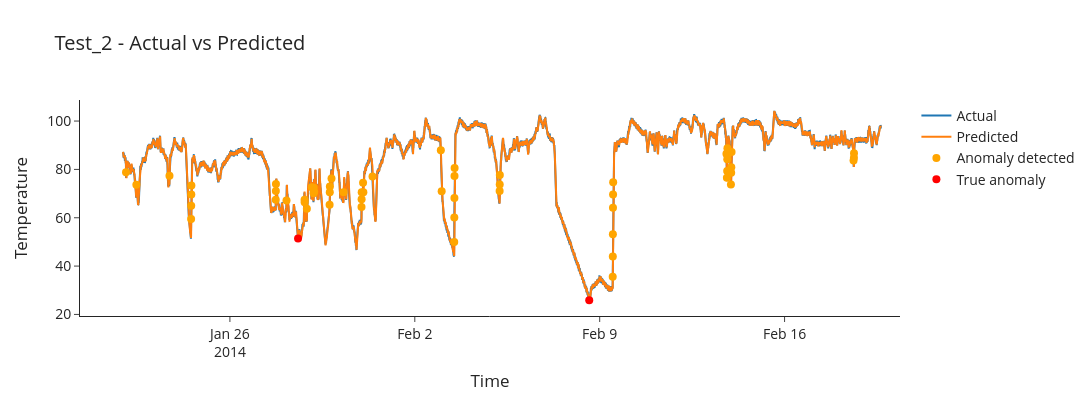

Notebook code cell kept with this figure:
### Markdown cell above
#### Anomaly detection - Anomaly detection with threshold

### Code cell
df_arima_test_2_anomaly_detected = df_arima_test_2[df_arima_test_2['Residual'].abs() >= threshold_resid]
df_arima_test_2_anomaly = df_arima_test_2[df_arima_test_2['anomaly_point'] == 1]

fig = go.Figure()

fig.add_trace(go.Scatter(x=df_arima_test_2['time'],
                         y=df_arima_test_2['value'],
                         name='Actual',
                        )
             )

fig.add_trace(go.Scatter(x=df_arima_test_2['time'],
                         y=df_arima_test_2['Predicted value'],
                         name='Predicted'
                        )
             )

fig.add_trace(go.Scatter(x=df_arima_test_2_anomaly_detected['time'],
                         y=df_arima_test_2_anomaly_detected['value'],
                         mode='markers',
                         marker=dict(size=8,color='orange',symbol='circle'),
                         name='Anomaly detected'
                        )
             )

fig.add_trace(go.Scatter(x=df_arima_test_2_anomaly['time'], 
                         y=df_arima_test_2_anomaly['value'],
                         mode='markers',
                         marker=dict(size=8,color='red',symbol='circle'),
                         name='True anomaly'
                        )
             )

fig.update_layout(template='simple_white',
                  font=dict(size=14),
                  xaxis_title='Time',
                  yaxis_title='Temperature',
                  width=1200,
                  height=400,
                  title='Test_2 - Actual vs Predicted')
fig.show()

### Figure 1 — Plotly figure (JSON) as saved in the notebook; plotly's stock layout.template omitted (floating-point values rounded to 4 significant figures; data arrays with more than 128 entries replaced by an {"elided": "..."} marker saying what was removed)
{"data": [{"name": "Actual", "type": "scatter", "x": {"elided": "8263 str values"}, "y": {"elided": "8263 float values"}}, {"name": "Predicted", "type": "scatter", "x": {"elided": "8263 str values"}, "y": {"elided": "8263 float values"}}, {"marker": {"color": "orange", "size": 8, "symbol": "circle"}, "mode": "markers", "name": "Anomaly detected", "type": "scatter", "x": ["2014-01-22T01:35:00.000000000", "2014-01-22T11:00:00.000000000", "2014-01-23T17:05:00.000000000", "2014-01-24T12:45:00.000000000", "2014-01-24T12:50:00.000000000", "2014-01-24T12:55:00.000000000", "2014-01-24T13:00:00.000000000", "2014-01-27T17:40:00.000000000", "2014-01-27T17:45:00.000000000", "2014-01-27T17:50:00.000000000", "2014-01-28T03:25:00.000000000", "2014-01-28T19:50:00.000000000", "2014-01-28T19:55:00.000000000", "2014-01-28T21:55:00.000000000", "2014-01-29T02:25:00.000000000", "2014-01-29T04:05:00.000000000", "2014-01-29T04:10:00.000000000", "2014-01-29T04:35:00.000000000", "2014-01-29T18:35:00.000000000", "2014-01-29T18:45:00.000000000", "2014-01-29T18:50:00.000000000", "2014-01-29T20:20:00.000000000", "2014-01-30T07:15:00.000000000", "2014-01-30T23:35:00.000000000", "2014-01-30T23:40:00.000000000", "2014-01-30T23:45:00.000000000", "2014-01-31T01:00:00.000000000", "2014-01-31T01:15:00.000000000", "2014-01-31T09:35:00.000000000", "2014-02-02T23:40:00.000000000", "2014-02-03T00:25:00.000000000", "2014-02-03T11:50:00.000000000", "2014-02-03T11:55:00.000000000", "2014-02-03T12:00:00.000000000", "2014-02-03T12:05:00.000000000", "2014-02-03T12:10:00.000000000", "2014-02-05T05:05:00.000000000", "2014-02-05T05:10:00.000000000", "2014-02-05T05:15:00.000000000", "2014-02-09T11:50:00.000000000", "2014-02-09T11:55:00.000000000", "2014-02-09T12:00:00.000000000", "2014-02-09T12:05:00.000000000", "2014-02-09T12:10:00.000000000", "2014-02-09T12:15:00.000000000", "2014-02-13T19:10:00.000000000", "2014-02-13T19:35:00.000000000", "2014-02-13T19:50:00.000000000", "2014-02-13T19:55:00.000000000", "2014-02-13T20:00:00.000000000", "2014-02-13T20:05:00.000000000", "2014-02-13T23:15:00.000000000", "2014-02-13T23:30:00.000000000", "2014-02-13T23:35:00.000000000", "2014-02-13T23:50:00.000000000", "2014-02-18T14:40:00.000000000", "2014-02-18T15:00:00.000000000", "2014-02-18T15:05:00.000000000"], "y": [78.87, 73.68, 77.36, 59.51, 65.0, 69.57, 73.38, 67.46, 71.02, 73.93, 67.11, 67.47, 66.43, 63.7, 72.67, 70.13, 72.43, 70.8, 65.35, 70.55, 72.96, 76.27, 70.53, 64.43, 67.66, 70.57, 74.5, 70.54, 77.06, 87.97, 70.97, 49.97, 60.11, 68.16, 77.28, 80.56, 71.11, 73.79, 77.67, 35.62, 43.97, 53.14, 64.13, 69.6, 74.7, 86.49, 76.59, 79.33, 84.18, 85.92, 88.71, 73.8, 78.57, 80.88, 87.23, 83.73, 84.83, 86.68]}, {"marker": {"color": "red", "size": 8, "symbol": "circle"}, "mode": "markers", "name": "True anomaly", "type": "scatter", "x": ["2014-01-28T13:55:00.000000000", "2014-02-08T14:30:00.000000000"], "y": [51.37, 25.89]}], "layout": {"font": {"size": 14}, "height": 400, "title": {"text": "Test_2 - Actual vs Predicted"}, "width": 1200, "xaxis": {"title": {"text": "Time"}}, "yaxis": {"title": {"text": "Temperature"}}}}
